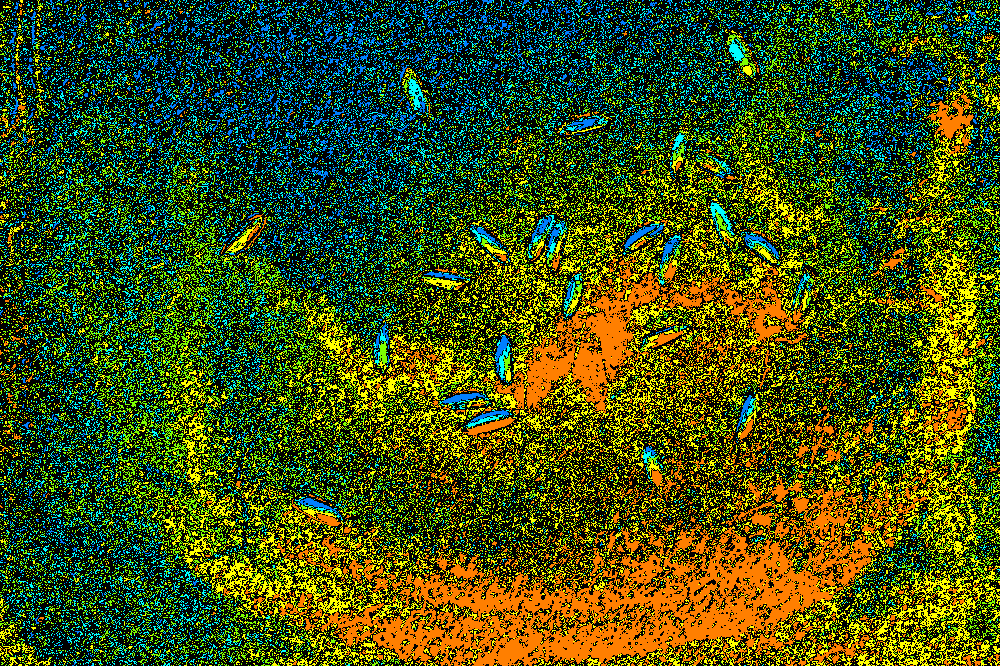
#> input picture seed-detection/SimpleGridFree/IMG_0089.JPG-allcolorindex.png, 1000 x 666 px, found by its file name
$ python -i cmd_run.py   (imports and definitions only)
#> lines starting #> are read from the running program, lines starting #| are printed output that depends on the picture; long printed decimals are rounded
from PIL import Image,ImageDraw,ImageFont
#from PIL import ImageTk,ImageGrab
import cv2
from skimage import filters
import matplotlib.pyplot as pyplt
import numpy as np

from sklearn.cluster import KMeans
import tkintercorestat
import tkintercore
import cal_kernelsize

import os
import csv
import scipy.linalg as la
import multiprocessing
import time

import sys

batchfilepath=''
inputfolder=''
outputfolder=''

# [2 lines not run here, left out]
args=list(sys.argv)
# [2 lines not run here, left out]

cwd=os.getcwd()
# [1 line that did not run here, left out]
# [1 line not run here, left out]
# [1 line that did not run here, left out]
# [1 line not run here, left out]
# [1 line that did not run here, left out]
# [1 line not run here, left out]
existfiles=[]
localfiles=os.listdir(cwd)
# [7 lines not run here, left out]

batch_colorbandtable=np.array([[255,0,0],
                               [255,127,0],
                               [255,255,0],
                               [127,255,0],
                               [0,255,255],
                               [0,127,255],
                               [0,0,255],
                               [127,0,255],
                               [75,0,130],
                               [255,0,255]],'uint8')

batch_filenames=[]
pcweight=0
pcs=0
kmeans=0
kmeans_sel=[]
maxthres=0
minthres=0
maxlw=0
minlw=0
std_nonzeroratio=0

# [51 lines left out: functions Open_batchfile, batch_findratio, not called in this run]

def Open_batchfolder():
    global batch_filenames

    FOLDER=inputfolder
    if len(FOLDER)>0:
        print(FOLDER)
        # for root, dirs,files in os.walk(FOLDER):
        files=os.listdir(FOLDER)
        for filename in files:
            # print('root',root)
            # print('dirs',dirs)
            # print("filename",filename)
            if filename not in existfiles:
                batch_filenames.append(filename)
            # [7 lines of commented-out code are left out]
    batch_filenames.sort()
    print('total # files',len(batch_filenames))

class batch_img():
    def __init__(self,size,bands):
        self.size=size
        self.bands=bands

class batch_ser_func():
    def __init__(self,filename):
        self.file=filename
        self.folder=inputfolder
        self.exportpath=outputfolder
        self.batch_Multiimage={}
        self.batch_Multigray={}
        self.batch_Multitype={}
        self.batch_Multiimagebands={}
        self.batch_Multigraybands={}
        self.batch_displaybandarray={}
        self.batch_originbandarray={}
        self.batch_originpcabands={}
        self.batch_colordicesband={}
        self.batch_results={}
        self.kernersizes={}
        self.reseglabels=None
        self.displayfea_l=0
        self.displayfea_w=0
        self.RGB_vector=None
        self.colorindex_vector=None
        self.displaypclagels=None

    def Open_batchimage(self):
        try:
            Filersc=cv2.imread(self.folder+'/'+self.file,flags=cv2.IMREAD_ANYCOLOR)
#> Filersc is the input picture: shape (666, 1000, 3); mean B, G, R 21.2, 82.3, 64.6
            height,width,channel=np.shape(Filersc)
            Filesize=(height,width)
            print('filesize:',height,width)
#| filesize: 666 1000
            RGBfile=cv2.cvtColor(Filersc,cv2.COLOR_BGR2RGB)
            Grayfile=cv2.cvtColor(Filersc,cv2.COLOR_BGR2Lab)
#> Grayfile: shape (666, 1000, 3); mean of channels 0, 1, 2 82.2, 121, 151
            Grayfile=cv2.cvtColor(Grayfile,cv2.COLOR_BGR2GRAY)
#> Grayfile: shape (666, 1000)
            Grayimg=batch_img(Filesize,Grayfile)
            RGBbands=np.zeros((channel,height,width))
            for j in range(channel):
                band=RGBfile[:,:,j]
                band=np.where(band==0,1e-6,band)
                RGBbands[j,:,:]=band
            RGBimg=batch_img(Filesize,RGBbands)
            tempdict={self.file:RGBimg}
            self.batch_Multiimagebands.update(tempdict)
            tempdict={self.file:Grayfile}
            self.batch_Multigray.update(tempdict)
            tempdict={self.file:0}
            self.batch_Multitype.update(tempdict)
            tempdict={self.file:Grayimg}
            self.batch_Multigraybands.update(tempdict)
        except:
            # messagebox.showerror('Invalid Image Format','Cannot open '+filename)
            return False
        return True

    def fillbands(self,originbands,displaybands,vector,vectorindex,name,band):
        tempdict={name:band}
        if name not in originbands:
            originbands.update(tempdict)
            image=cv2.resize(band,(self.displayfea_w,self.displayfea_l),interpolation=cv2.INTER_LINEAR)
            displaydict={name:image}
            displaybands.update(displaydict)
            fea_bands=image.reshape((self.displayfea_l*self.displayfea_w),1)[:,0]
            vector[:,vectorindex]=vector[:,vectorindex]+fea_bands
        return

    def singleband(self):
        try:
            bands=self.batch_Multiimagebands[self.file].bands
        except:
            return
        channel,fea_l,fea_w=bands.shape
        print('bandsize',fea_l,fea_w)
#| bandsize 666 1000
        if fea_l*fea_w>2000*2000:
            ratio=batch_findratio([fea_l,fea_w],[2000,2000])
        else:
            ratio=1
        print('ratio',ratio)

        originbands={}
        displays={}
        displaybands=cv2.resize(bands[0,:,:],(int(fea_w/ratio),int(fea_l/ratio)),interpolation=cv2.INTER_LINEAR)
        displayfea_l,displayfea_w=displaybands.shape
        self.RGB_vector=np.zeros((displayfea_l*displayfea_w,3))
        self.colorindex_vector=np.zeros((displayfea_l*displayfea_w,12))
        self.displayfea_l,self.displayfea_w=displaybands.shape
        self.RGB_vectorr=np.zeros((displayfea_l*displayfea_w,3))
        self.colorindex_vector=np.zeros((displayfea_l*displayfea_w,12))
        Red=bands[0,:,:]
        Green=bands[1,:,:]
        Blue=bands[2,:,:]
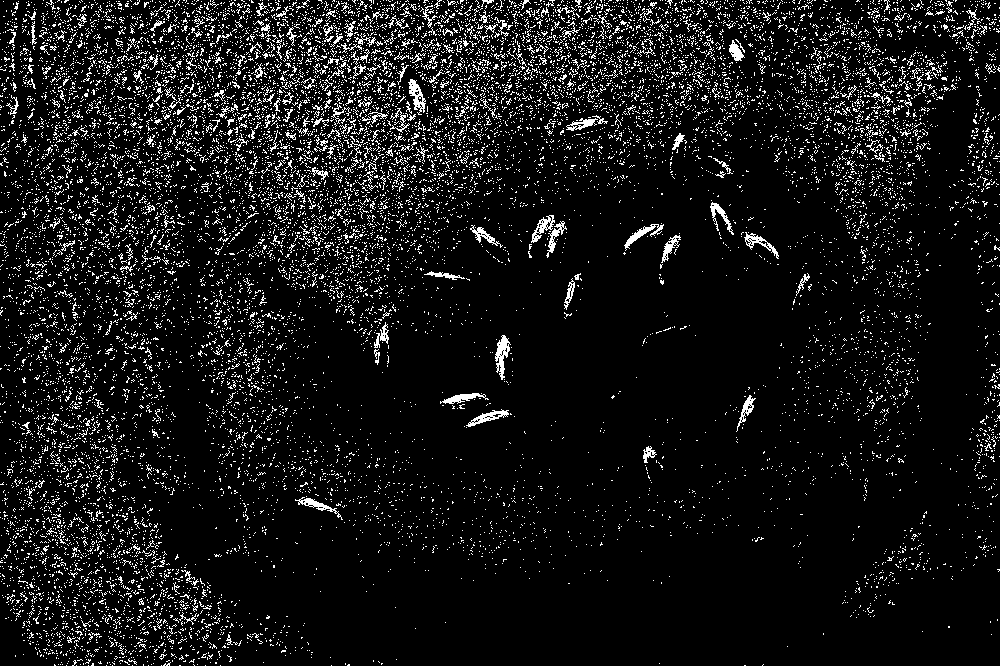
#> Blue: shape (666, 1000) float64; values 1e-06 (black) and 255 (white), 8.3% white in thin lines or dots
        self.fillbands(originbands,displays,self.RGB_vector,0,'Band1',Red)
        self.fillbands(originbands,displays,self.RGB_vector,1,'Band2',Green)
        self.fillbands(originbands,displays,self.RGB_vector,2,'Band3',Blue)

        # [7 lines of commented-out code are left out]

        PAT_R=Red/(Red+Green)
        PAT_G=Green/(Green+Blue)
        PAT_B=Blue/(Blue+Red)

        ROO_R=Red/Green
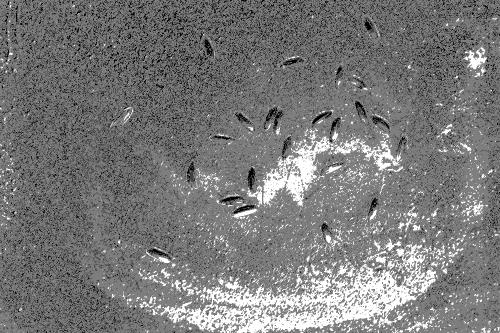
#> ROO_R: shape (666, 1000) float64 (shown at 1/2 size); min 3.92e-09, max 2.01, mean 0.965; drawn with min black and max white
        ROO_G=Green/Blue
        ROO_B=Blue/Red

        DIF_R=2*Red-Green-Blue
        DIF_G=2*Green-Blue-Red
        DIF_B=2*Blue-Red-Green
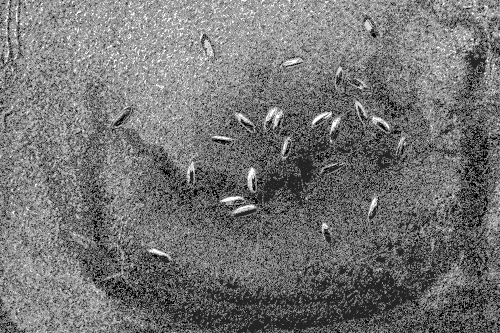
#> DIF_B: shape (666, 1000) float64 (shown at 1/2 size); min -510, max 383, mean -104.5; drawn with min black and max white

        GLD_R=Red/(np.multiply(np.power(Blue,0.618),np.power(Green,0.382)))
        GLD_G=Green/(np.multiply(np.power(Blue,0.618),np.power(Red,0.382)))
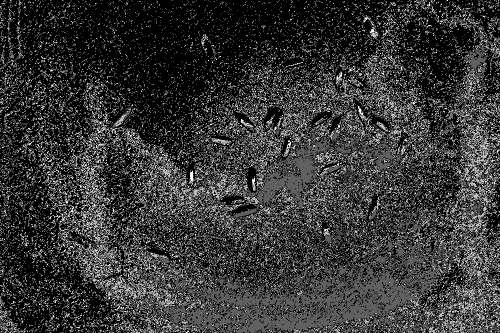
#> GLD_G: shape (666, 1000) float64 (shown at 1/2 size); min 1, max 204591.3, mean 43712.6; drawn with min black and max white
        GLD_B=Blue/(np.multiply(np.power(Green,0.618),np.power(Red,0.382)))

        self.fillbands(originbands,displays,self.colorindex_vector,0,'PAT_R',PAT_R)
        self.fillbands(originbands,displays,self.colorindex_vector,1,'PAT_G',PAT_G)
        self.fillbands(originbands,displays,self.colorindex_vector,2,'PAT_B',PAT_B)
        self.fillbands(originbands,displays,self.colorindex_vector,3,'ROO_R',ROO_R)
        self.fillbands(originbands,displays,self.colorindex_vector,4,'ROO_G',ROO_G)
        self.fillbands(originbands,displays,self.colorindex_vector,5,'ROO_B',ROO_B)
        self.fillbands(originbands,displays,self.colorindex_vector,6,'DIF_R',DIF_R)
        self.fillbands(originbands,displays,self.colorindex_vector,7,'DIF_G',DIF_G)
        self.fillbands(originbands,displays,self.colorindex_vector,8,'DIF_B',DIF_B)
        self.fillbands(originbands,displays,self.colorindex_vector,9,'GLD_R',GLD_R)
        self.fillbands(originbands,displays,self.colorindex_vector,10,'GLD_G',GLD_G)
        self.fillbands(originbands,displays,self.colorindex_vector,11,'GLD_B',GLD_B)

        NDI=128*((Green-Red)/(Green+Red)+1)
        VEG=Green/(np.power(Red,0.667)*np.power(Blue,(1-0.667)))
        Greenness=Green/(Green+Red+Blue)
        CIVE=0.44*Red+0.811*Green+0.385*Blue+18.7845
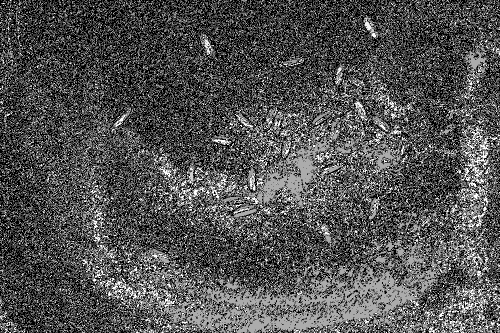
#> CIVE: shape (666, 1000) float64 (shown at 1/2 size); min 18.78, max 337.8, mean 122.1; drawn with min black and max white
        MExG=1.262*Green-0.844*Red-0.311*Blue
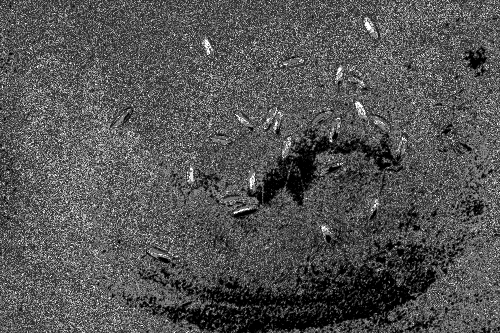
#> MExG: shape (666, 1000) float64 (shown at 1/2 size); min -54.95, max 242.5, mean 42.7; drawn with min black and max white
        NDRB=(Red-Blue)/(Red+Blue)
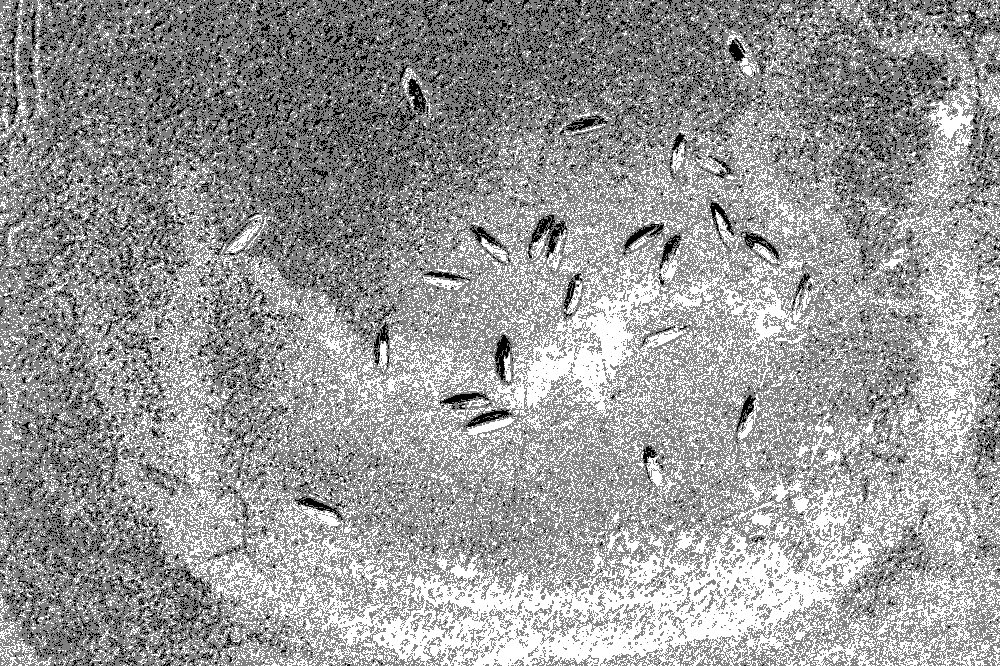
#> NDRB: shape (666, 1000) float64; min -1, max 1, mean 0.214; drawn with min black and max white
        NGRDI=(Green-Red)/(Green+Red)

        colorindex_vector=np.zeros((displayfea_l*displayfea_w,7))

        self.fillbands(originbands,displays,colorindex_vector,0,'NDI',NDI)
        self.fillbands(originbands,displays,colorindex_vector,1,'VEG',VEG)
        self.fillbands(originbands,displays,colorindex_vector,2,'Greenness',Greenness)
        self.fillbands(originbands,displays,colorindex_vector,3,'CIVE',CIVE)
        self.fillbands(originbands,displays,colorindex_vector,4,'MExG',MExG)
        self.fillbands(originbands,displays,colorindex_vector,5,'NDRB',NDRB)
        self.fillbands(originbands,displays,colorindex_vector,6,'NGRDI',NGRDI)

        rgb_M=np.mean(self.RGB_vector.T,axis=1)
        colorindex_M=np.mean(self.colorindex_vector.T,axis=1)
        print('rgb_M',rgb_M,'colorindex_M',colorindex_M)
#| rgb_M [64.625 82.318 21.202] colorindex_M [ 4.59095574e-01  6.44732562e-01  3.92915917e-01  9.65103165e-01
#|   6.41143626e+07  2.12021403e+07  2.57295900e+01  7.88094501e+01
#|  -1.04539040e+02  4.41012428e+04  4.37126270e+04  1.56386835e+02]
        rgb_C=self.RGB_vector-rgb_M
        colorindex_C=self.colorindex_vector-colorindex_M
        rgb_V=np.corrcoef(rgb_C.T)
        color_V=np.corrcoef(colorindex_C.T)
        rgb_std=rgb_C/np.std(self.RGB_vector.T,axis=1)
        color_std=colorindex_C/np.std(self.colorindex_vector.T,axis=1)
        rgb_eigval,rgb_eigvec=np.linalg.eig(rgb_V)
        color_eigval,color_eigvec=np.linalg.eig(color_V)
        print('rgb_eigvec',rgb_eigvec)
#| rgb_eigvec [[ 0.6204 -0.6518 -0.4362   ]
#|  [-0.6679 -0.7306  0.1419 ]
#|  [ 0.4111 -0.2033  0.8886]]
        print('color_eigvec',color_eigvec)
#| color_eigvec [[ 0.2289 -0.4059  0.01038 -0.2183  0.003504 -0.6164
#|   -0.1155 -0.1508  0.5693   0.01609  0.1949  0.02525]
#|  [ 0.334  0.211  0.1413  0.2965  0.2823 -0.1968
#|   -0.1669 -0.2399 -0.3004  0.2819  0.3668  0.3174]
#|  [-0.3699 -0.02533  0.06364 -0.4062  0.1312  -0.04779
#|   -0.2941  0.121  -0.09892  0.7092 -0.05597 -0.3679 ]
#> (further printed lines are left out)
        featurechannel=14
        pcabands=np.zeros((self.colorindex_vector.shape[0],featurechannel))
        for i in range(3):
            pcn=rgb_eigvec[:,i]
            pcnbands=np.dot(rgb_std,pcn)
            pcvar=np.var(pcnbands)
            print('rgb pc',i+1,'var=',pcvar)
            pcabands[:,i]=pcabands[:,i]+pcnbands
        pcabands[:,1]=np.copy(pcabands[:,2])
        pcabands[:,2]=pcabands[:,2]*0
        for i in range(2,featurechannel):
            pcn=color_eigvec[:,i-2]
            pcnbands=np.dot(color_std,pcn)
            pcvar=np.var(pcnbands)
            print('color index pc',i-1,'var=',pcvar)
            pcabands[:,i]=pcabands[:,i]+pcnbands

        displayfea_vector=np.concatenate((self.RGB_vector,self.colorindex_vector),axis=1)
        self.batch_originpcabands.update({self.file:displayfea_vector})
        pcabandsdisplay=pcabands.reshape(displayfea_l,displayfea_w,featurechannel)
        tempdictdisplay={'LabOstu':pcabandsdisplay}
        self.batch_displaybandarray.update({self.file:tempdictdisplay})
        self.batch_originbandarray.update({self.file:originbands})

    # [339 lines left out: function singleband_oldversion, not called in this run]

    def kmeansclassify(self):
        if kmeans==0:
            print('Kmeans error','Kmeans should greater than 0')
            return None
        file=self.file
        originpcabands=self.batch_displaybandarray[file]['LabOstu']
        pcah,pcaw,pcac=originpcabands.shape
        tempband=np.zeros((pcah,pcaw,1))
        if pcweight==0.0:
            tempband[:,:,0]=tempband[:,:,0]+originpcabands[:,:,pcs]
        else:
            if pcweight<0.0:
                rgbpc=originpcabands[:,:,0]
            else:
                rgbpc=originpcabands[:,:,1]
            rgbpc=(rgbpc-rgbpc.min())*255/(rgbpc.max()-rgbpc.min())
            firstterm=abs(pcweight)*2*rgbpc
            colorpc=originpcabands[:,:,pcs]
            colorpc=(colorpc-colorpc.min())*255/(colorpc.max()-colorpc.min())
            secondterm=(1-abs(pcweight)*2)*colorpc
            tempband[:,:,0]=tempband[:,:,0]+firstterm+secondterm
        self.displaypclagels=np.copy(tempband[:,:,0])
        if kmeans==1:
            print('kmeans=1')
            displaylabels=np.mean(tempband,axis=2)
            pyplt.imsave(file+'_k=1.png',displaylabels)
        else:
            if kmeans>1:
                h,w,c=tempband.shape
                print('shape',tempband.shape)
                reshapedtif=tempband.reshape(tempband.shape[0]*tempband.shape[1],c)
                print('reshape',reshapedtif.shape)
                clf=KMeans(n_clusters=kmeans,init='k-means++',n_init=10,random_state=0)
                tempdisplayimg=clf.fit(reshapedtif)
                # print('label=0',np.any(tempdisplayimg==0))
                displaylabels=tempdisplayimg.labels_.reshape((self.batch_displaybandarray[self.file]['LabOstu'].shape[0],
                                                      self.batch_displaybandarray[self.file]['LabOstu'].shape[1]))

            clusterdict={}
            displaylabels=displaylabels+10
            for i in range(kmeans):
                locs=np.where(tempdisplayimg.labels_==i)
                maxval=reshapedtif[locs].max()
                print(maxval)
                clusterdict.update({maxval:i+10})
            print(clusterdict)
            sortcluster=list(sorted(clusterdict))
            print(sortcluster)
            for i in range(len(sortcluster)):
                cluster_num=clusterdict[sortcluster[i]]
                displaylabels=np.where(displaylabels==cluster_num,i,displaylabels)


        return displaylabels


    # [661 lines left out: functions kmeansclassify_oldversion, generateimgplant, resegment, extraction, savePCAimg, savePCAimg_oldversion and 3 more, not called in this run]

    def process(self):
        if self.Open_batchimage()==False:
            return
        self.singleband()
        colordicesband=self.kmeansclassify()
        if type(colordicesband)==type(None):
            return
        self.batch_colordicesband.update({self.file:colordicesband})
        currentlabels,originbinaryimg=self.generateimgplant(colordicesband)
        if self.extraction(currentlabels)==False:
            return
        if self.resegment()==False:
            return
        self.export_result()

def batch_process():
    global batch_colordicesband
    global batch_Multiimage,batch_Multigray,batch_Multitype,batch_Multiimagebands,batch_Multigraybands
    global batch_displaybandarray,batch_originbandarray,batch_originpcabands
    global batch_results

    if len(batch_filenames)==0:
        print('No files','Please load images to process')
        return
    cpunum=multiprocessing.cpu_count()
    print('# of CPUs',cpunum)
    starttime=time.time()
    print('start time',starttime)
    for file in batch_filenames:
        procobj=batch_ser_func(file)
        procobj.process()
        del procobj
    print('used time',time.time()-starttime)


    print('Done','Batch process ends!')

# [1 line not run here, left out]
Open_batchfolder()
batch_process()

>>> result = batch_ser_func('IMG_0089.JPG-allcolorindex.png').process()
